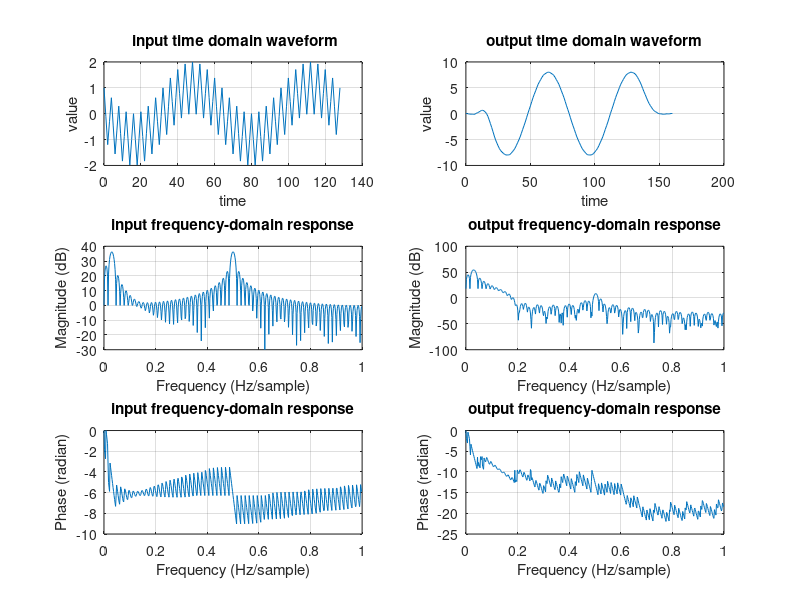

This chart was generated by the following MATLAB code: (Note: this script raises an error after producing the figure.)
% lab3 procedure file

format long
d1 = mod(111521035,10);     % student id : 111521035
p = mod (d1, 3);     % p = 5%3 = 2
switch (p)
    case 0
        a = 12;
        b = 12;
    case 1
        a = 11;
        b = 13;
    case 2
        a = 13;
        b = 11;
end
    
upper_bound3 = 2^-a;
upper_bound4 = 2^-b;

Alpha = 0.5; %alpha
T = 1;       % sampling cycle
Ts = T/8;    % sampling frequence


%% procedure 1
format long

hp_array = zeros(1,33);  % to save the result of function.
for n = -16:16
    t = n * (1/8);
    hp_array(1,n+17) = 1/sqrt(T)*((1-Alpha)*sinc((1-Alpha)*t/T) + ...
                            Alpha*(sinc(Alpha*t/T+1/4)*cos(pi*t/T + pi/4) + ...
                                    sinc(Alpha*t/T-1/4)*cos(pi*t/T-pi/4)));
end



a_array = zeros(1,33);
a_array(1,1) = 1;

[mag , ff] = freqz(hp_array,a_array,1024,8);
[phase, ff_p] = phasez(hp_array,a_array,1024,8);

% plot1 'time domain'
% subplot(311)
stem((-16:16), hp_array)
title('impluse response')
xlabel('time'), ylabel('value');
grid on;

% plot2 'magnitude of frequency domain'
% subplot(312)
plot(ff/4, 20*log10(abs(mag)));
title('frequency response')
xlabel('Frequency (Hz/sample)'), ylabel('Magnitude (dB)');
grid on;

% plot3 'phase of frequency domain'
% subplot(313),
% plot(ff_p/4, phase);
% title('frequency response')
% xlabel('Frequency (Hz/sample)'), ylabel('Phase (radian)');
% grid on;


%% Procdure 2
format long

x_array = zeros(1,(129+33-1)); % array to save the input values
for n = 0:128
    x_array(1,n+1) = sin(-2*pi*n/64)+cos(2*pi*n/4);
end

y_array = zeros(1,129+33-1); % array to save the output values
for n = 1:(129+33-1)
    for m = 1:n
        if m>33  % The 'hp_array' length is 33, so 'm' cannot more than 33.
              break 
        end
        y_array(1,n) = y_array(1,n) + x_array(1,n-m+1)* hp_array(1,m);
    end
end

xx_array = zeros(1,129);
yy_array = zeros(1,161);
xx_array(1,1) = 1;
yy_array(1,1) = 1;
[x_mag, ff] = freqz(x_array,xx_array,512, 8);
[x_phase, ff] = phasez(x_array,xx_array,512, 8);
[y_mag, ff] = freqz(y_array,yy_array,512,8);
[y_phase, ff] = phasez(y_array,yy_array,512,8);

% ---plot1 'time domain'--- %

subplot(321)
plot((0:128), x_array(1:129))
title(' input time domain waveform')
xlabel('time'), ylabel('value');
grid on;

subplot(322)
plot((0:160), y_array)
title(' output time domain waveform ')
xlabel('time'), ylabel('value');
grid on;


% ---plot2 'magnitude of frequency domain'--- %

subplot(323);
plot(ff/4 ,20*log10(abs(x_mag)));
title('input frequency-domain response')
xlabel('Frequency (Hz/sample)'), ylabel('Magnitude (dB)');
grid on;

subplot(324);
plot(ff/4 ,20*log10(abs(y_mag)));
title('output frequency-domain response')
xlabel('Frequency (Hz/sample)'), ylabel('Magnitude (dB)');
grid on;


% ---plot3 'phase of frequency domain'--- %

subplot(326);
plot(ff/4 , y_phase);
title('output frequency-domain response')
xlabel('Frequency (Hz/sample)'), ylabel('Phase (radian)');
grid on;

subplot(325);
plot(ff/4 , x_phase);
title('input frequency-domain response')
xlabel('Frequency (Hz/sample)'), ylabel('Phase (radian)');
grid on;


%% procedure 3
format long

%---Output error versus input word-lengths---%

input_test_region_a = 20-6+1;

x_trunsction_a = zeros(1,161);
h_trunsction_a = zeros(1,33);
y_trunsction_a = zeros((input_test_region_a),161);
error_a = zeros(1,(input_test_region_a));

for j = 6:20
    fraction_length = j;
    
    for i = 1:129
        x_trunsction_a(1,i) = truncation(x_array(1,i),fraction_length);
    end
     
    for n = 1:161
        for m = 1:n
            if m>33  % The 'hp_array' length is 33, so 'm' cannot more than 33.
                  break 
            end
            y_trunsction_a(j-5,n) = y_trunsction_a(j-5,n) + x_trunsction_a(1,n-m+1)* hp_array(1,m);
        end
    end
    error_a(1,j-5) = sqrt(sum((y_trunsction_a(j-5,:) - y_array) .^2)/161);
end

subplot(221),plot((6:20),error_a)
title('Output error versus input word-lengths');
xlabel('word-lengths'), ylabel('Output error versus');
set(gca, 'YScale', 'log')
hold on,grid on;
upper_bound_a(1,1:15) = upper_bound3;
plot((6:20),upper_bound_a)

%---Output error versus coefficient word-lengths---%

input_test_region_b = 20-6+1;

x_trunsction_b = zeros(1,161);
h_trunsction_b = zeros(1,33);
y_trunsction_b = zeros((input_test_region_b),161);
error_b = zeros(1,(input_test_region_b));

for j = 6:20
    fraction_length = j;
    
    for i = 1:129
        x_trunsction_b(1,i) = truncation(x_array(1,i),16);
    end
    
    for i = 1:33
        h_trunsction_b(1,i) = truncation(hp_array(1,i), fraction_length);
    end

    for n = 1:161
        for m = 1:n
            if m>33  % The 'hp_array' length is 33, so 'm' cannot more than 33.
                  break 
            end
            y_trunsction_b(j-5,n) = y_trunsction_b(j-5,n) + x_trunsction_b(1,n-m+1)* h_trunsction_b(1,m);
        end
    end
    error_b(1,j-5) = sqrt(sum((y_trunsction_b(j-5,:) - y_array) .^2)/161);
end
subplot(222),plot((6:20),error_b)
set(gca, 'YScale', 'log')
title('Output error versus coefficient word-lengths');
xlabel('word-lengths'), ylabel('Output error versus');

hold on,grid on;
upper_bound_b(1,1:15) = upper_bound3;
plot((6:20),upper_bound_b)

%---Output error versus word-lengths after multiplication---%

input_test_region_c = 20-6+1;

x_trunsction_c = zeros(1,161);
h_trunsction_c = zeros(1,33);
y_trunsction_c = zeros((input_test_region_c),161);
y_result_c = zeros(input_test_region_c,129);
error_c = zeros(1,(input_test_region_c));

for j = 6:20
    fraction_length = j;
    
    for i = 1:129
        x_trunsction_c(1,i) = truncation(x_array(1,i),16);
    end
    
    for i = 1:33
        h_trunsction_c(1,i) = truncation(hp_array(1,i), 17);
    end

    for n = 1:161
        for m = 1:n
            if m>33  % The 'hp_array' length is 33, so 'm' cannot more than 33.
                  break 
            end
            y_result_c(j-5,n) = x_trunsction_c(1,n-m+1)* h_trunsction_c(1,m);
            y_trunsction_c(j-5,n) = y_trunsction_c(j-5,n) + truncation(y_result_c(j-5,n),fraction_length);
        end
    end
    error_c(1,j-5) = sqrt(sum((y_trunsction_c(j-5,:) - y_array) .^2)/129);
end

subplot(223),plot((6:20),error_c)
set(gca, 'YScale', 'log')
title('Output error versus word-lengths after multiplication');
xlabel('word-lengths'), ylabel('Output error versus');
hold on,grid on;
upper_bound_c(1,1:15) = upper_bound3;
plot((6:20),upper_bound_c)

%---Output error versus word-lengths after addition---%

input_test_region_d = 25-6+1;

x_trunsction_d = zeros(1,161);
h_trunsction_d = zeros(1,33);
y_trunsction_d = zeros((input_test_region_d),161);
y_result_d = zeros(input_test_region_d,161);
error_d = zeros(1,(input_test_region_d));

for j = 6:25
    fraction_length = j;
    
    for i = 1:129
        x_trunsction_d(1,i) = truncation(x_array(1,i),16);
    end
    
    for i = 1:33
        h_trunsction_d(1,i) = truncation(hp_array(1,i), 17);
    end

    for n = 1:161
        for m = 1:n
            if m>33  % The 'hp_array' length is 33, so 'm' cannot more than 33.
                  break 
            end
            y_result_d(j-5,n) = x_trunsction_c(1,n-m+1)* h_trunsction_c(1,m);
            y_trunsction_d(j-5,n)  = ...
                truncation((y_trunsction_d(j-5,n) + truncation(y_result_d(j-5,n),19)) ,fraction_length);
        end
    end
    error_d(1,j-5) = sqrt(sum((y_trunsction_d(j-5,:) - y_array) .^2)/161);
end
subplot(224),plot((6:25),error_d)
set(gca, 'YScale', 'log')
title('Output error versus word-lengths after multiplication');
xlabel('word-lengths'), ylabel('Output error versus');


hold on, grid on;
upper_bound_d(1,1:20) = upper_bound3;
plot((6:25),upper_bound_d) 

%% procedure 4

format long

%---Output error versus input word-lengths---%

input_test_region_a = 20-6+1;

x_trunsction_a = zeros(1,161);
h_trunsction_a = zeros(1,33);
y_trunsction_a = zeros((input_test_region_a),161);
D_flip_flop_a = zeros (input_test_region_a,33);
error_a = zeros(1,(input_test_region_a));

for j = 6:20
    fraction_length = j;
    
    for i = 1:161
        x_trunsction_a(1,i) = truncation(x_array(1,i),fraction_length);
    end
     
    for n = 1:161
        
        for m = 1:33
            D_flip_flop_a(j-5,33-m+1) = D_flip_flop_a(j-5,33-m+1)+ x_trunsction_a(1,n) * hp_array(1,m);
        end
            y_trunsction_a(j-5,n) = D_flip_flop_a(j-5,33);
        for m = 1:32
            D_flip_flop_a(j-5,34-m) = D_flip_flop_a(j-5,33-m);
        end
        D_flip_flop_a(j-5,1) = 0;

    end
    error_a(1,j-5) = sqrt(sum((y_trunsction_a(j-5,:) - y_array) .^2)/161);
end

subplot(221),plot((6:20),error_a);
set(gca, 'YScale', 'log')

hold on
upper_bound_4(1,1:15) = upper_bound4;
plot((6:20),upper_bound_4)




% %---Output error versus coefficient word-lengths---%
% 
input_test_region_b = 20-6+1;

x_trunsction_b = zeros(1,161);
h_trunsction_b = zeros(1,33);
y_trunsction_b = zeros((input_test_region_b),161);
D_flip_flop_b = zeros (input_test_region_b,33);

error_b = zeros(1,(input_test_region_b));

for j = 6:20
    fraction_length = j;
    
    for i = 1:129
        x_trunsction_b(1,i) = truncation(x_array(1,i),15);
    end

    for i = 1:33
        h_trunsction_b(1,i) = truncation(hp_array(1,i),fraction_length);
    end
     
    for n = 1:161
        
        for m = 1:33
            D_flip_flop_b(j-5,33-m+1) = D_flip_flop_b(j-5,33-m+1)+ x_trunsction_b(1,n) * h_trunsction_b(1,m);
        end
            y_trunsction_b(j-5,n) = D_flip_flop_b(j-5,33);
        for m = 1:32
            D_flip_flop_b(j-5,34-m) = D_flip_flop_b(j-5,33-m);
        end
        D_flip_flop_b(j-5,1) = 0;

    end
    error_b(1,j-5) = sqrt(sum((y_trunsction_b(j-5,:) - y_array) .^2)/161);
end

subplot(222),plot((6:20),error_b);
set(gca, 'YScale', 'log')

hold on
upper_bound_4(1,1:15) = upper_bound4;
plot((6:20),upper_bound_4) %15

% %---Output error versus word-lengths after multiplication---%

input_test_region_c = 20-6+1;

x_trunsction_c = zeros(1,161);
h_trunsction_c = zeros(1,33);
y_trunsction_c = zeros((input_test_region_c),161);
y_result_c = zeros(input_test_region_c,161);
D_flip_flop_c = zeros (input_test_region_c,33);
error_c = zeros(1,(input_test_region_c));

for j = 6:20
    fraction_length = j;
    
    for i = 1:161
        x_trunsction_c(1,i) = truncation(x_array(1,i),15);
    end

    for i = 1:33
        h_trunsction_c(1,i) = truncation(hp_array(1,i),15);
    end
     
    for n = 1:161
        
        for m = 1:33
            D_flip_flop_c(j-5,33-m+1) = D_flip_flop_c(j-5,33-m+1)+ ...
                truncation((x_trunsction_c(1,n) * h_trunsction_c(1,m)),fraction_length);
        end
            y_trunsction_c(j-5,n) = D_flip_flop_c(j-5,33);
        for m = 1:32
            D_flip_flop_c(j-5,34-m) = D_flip_flop_c(j-5,33-m);
        end
        D_flip_flop_c(j-5,1) = 0;

    end
    error_c(1,j-5) = sqrt(sum((y_trunsction_c(j-5,:) - y_array) .^2)/161);
end

subplot(223),plot((6:20),error_c);
set(gca, 'YScale', 'log')
hold on
upper_bound_4(1,1:15) = upper_bound4;
plot((6:20),upper_bound_4) %16 or 17

% %---Output error versus word-lengths after addition---%

input_test_region_d = 25-6+1;

x_trunsction_d = zeros(1,161);
h_trunsction_d = zeros(1,33);
y_trunsction_d = zeros((input_test_region_d),161);
y_result_d = zeros(input_test_region_d,161);
D_flip_flop_d = zeros (input_test_region_d,33);
error_d = zeros(1,(input_test_region_d));

for j = 6:25
    fraction_length = j;
    
    for i = 1:161
        x_trunsction_d(1,i) = truncation(x_array(1,i),15);
    end

    for i = 1:33
        h_trunsction_d(1,i) = truncation(hp_array(1,i),15);
    end
     
    for n = 1:161
        
        for m = 1:33
            D_flip_flop_d(j-5,33-m+1) = D_flip_flop_d(j-5,33-m+1)+ ...
                truncation((x_trunsction_d(1,n) * h_trunsction_d(1,m)),fraction_length);
        end
            y_trunsction_d(j-5,n) = D_flip_flop_d(j-5,33);
        for m = 1:32
            D_flip_flop_d(j-5,34-m) = D_flip_flop_d(j-5,33-m);
        end
        D_flip_flop_d(j-5,1) = 0;

    end
    error_d(1,j-5) = sqrt(sum((y_trunsction_d(j-5,:) - y_array) .^2)/161);
end

subplot(224),plot((6:25),error_d)
set(gca, 'YScale', 'log')

hold on
upper_bound(1,1:20) = upper_bound4;
plot((6:25),upper_bound) %16
